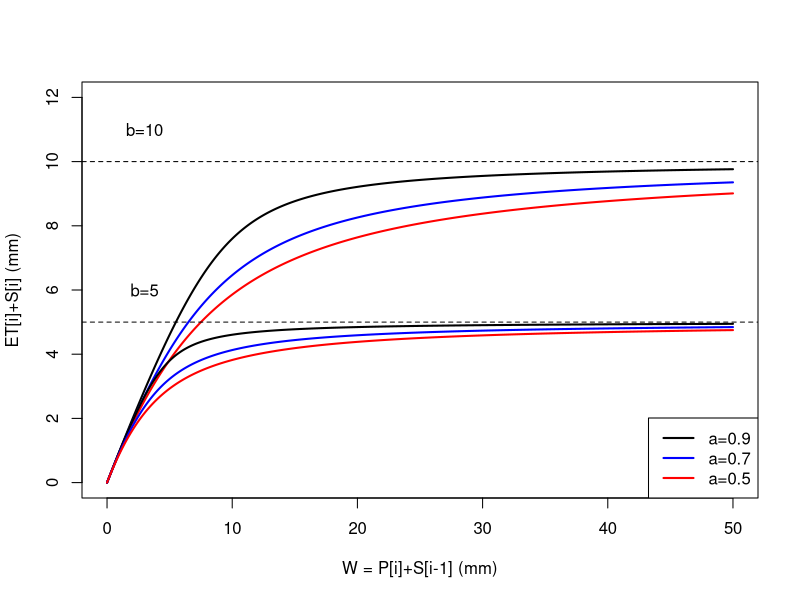
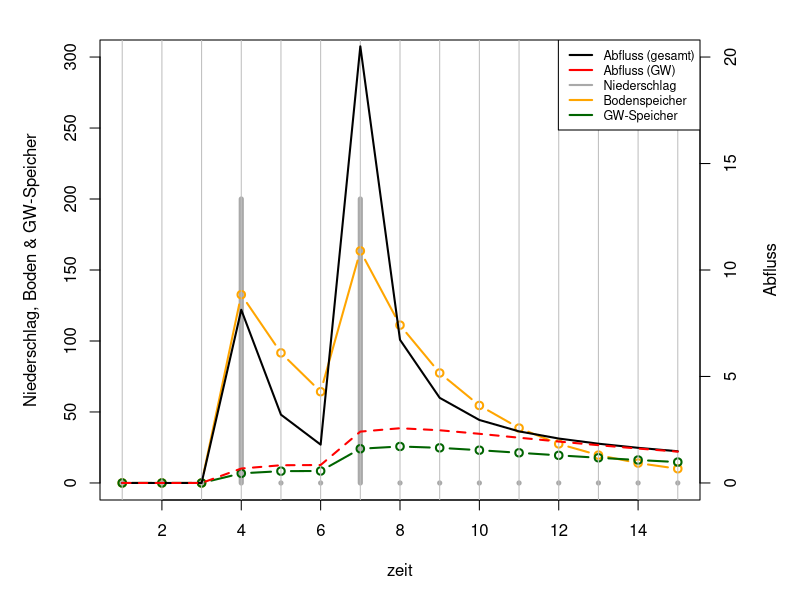

These charts were generated, in order, by the following R code:
# Seminar zu "Einfuehrung in die Modellierung"

# Workspace ausleeren
rm(list = ls())



# ABCD-MODELL
# ----------

# AUFGABE: Entwickle die Funktion Y(W, a, b) und stelle den
#   Einfluss der Parameter a und b auf den Zusammenhang
#   zwischen Y und W graphisch dar.   
Y = function(W, a, b) {
  #<
  out = (W + b)/(2*a) - sqrt( (((W+b)/(2*a))^2 - b*W/a) )
  return(out)  
  #>
}
#   Graphische Darstellung
#<
W = seq(0,50,0.1)
plot(W,  Y(W, 0.9, 10), type="l", lwd=2, 
     xlab="W = P[i]+S[i-1] (mm)", ylab="ET[i]+S[i] (mm)",
     ylim=c(0,12), col="black")
lines(W, Y(W, 0.7, 10), type="l", col="blue",  lwd=2)
lines(W, Y(W, 0.5, 10), type="l", col="red", lwd=2)
abline(h=10, lty="dashed")
text(3, 11,"b=10")
lines(W, Y(W, 0.9, 5), type="l", col="black", lwd=2)
lines(W, Y(W, 0.7, 5), type="l", col="blue", lwd=2)
lines(W, Y(W, 0.5, 5), type="l", col="red", lwd=2)
abline(h=5, lty="dashed", col="black")
text(3, 6,"b=5")
legend("bottomright", 
       legend=c("a=0.9","a=0.7","a=0.5"),
       lwd=2, col=c("black", "blue", "red"))
#>


# Workspace ausleeren
rm(list = ls())


# AUFGABE: Bearbeite die folgenden sechs Aufgaben
#   auf Grundlage der untenstehenden Implementierung
#   des abcd-Modells.
#
#   1. Beschreibe die Argumente der Funktion
#      im Hinblick auf Datentyp und Bedeutung.
#
#   2. Um welchen Datentyp handelt es sich beim 
#      Rueckgabewert der Funktion? Welche Informationen
#      enthaelt dieser Rueckgabewert? (Nutze den "str"-Befehl)
#
#   3. Versuche den Code auf Grundlage der Gleichungen
#      auf Folie #15 zu verstehen. An welchen Stellen werden
#      Bodenfeuchte und Grundwasserspeicher aktualisiert?
#
#   4. Vor der Schleife werden Startwerte fuer S und G gesetzt.
#      Was ist hier das Problem? Was bedeutet das fuer
#      die ersten Zeitschritte?
#
#   5. Unter der abcd-Funktion findest Du Testdaten (P, PET, a, b, c, d)
#      und ein paar Zeilen Code zur Darstellung von Niederschlag,
#      Gesamtabfluss und Basisabfluss. Experimentiere mit P, PET und den
#      Parametern und beschreibe die beobachteten Effekte.
#
#   6. Wie kannst Du ueberpruefen, ob die Massenbilanz des Modells
#      ausgeglichen ist?
           
abcd = function(P, PET, a, b, c, d) {
  # Definiere Dataframe, in den die Ergebnisse geschrieben werden
  dummy = rep(0., length(P))
  out = data.frame(Q=dummy, QD=dummy, QB=dummy, 
                   ET=dummy, S=dummy, G=dummy)
  # Definiere Startwerte fuer Boden- und Grundwasserspeicher
  S = 0.
  G = 0.
  for (i in 1:length(P)) {
    # Verfuegbares Wasser
    W = P[i] + S
    # "Verdunstbares Wasser"
    Y = (W + b)/(2*a) - sqrt( (((W+b)/(2*a))^2 - b*W/a) )
    # Aufteilung von Y zwischen Bodenwasser und ET
    x = exp(-PET[i]/b)
    # Neuer Bodenwasserspeicher
    S = x * Y
    # Evapotranspiration
    ET = (1 - x) * Y
    # Direktabfluss
    QD = (1 - c) * (W-Y)
    # Grundwasserneubildung
    RG = c * (W-Y)
    # Aktualisierung des Grundwasserspeichers
    #  und Berechnung des Basisabflusses
    G = (G + RG) / (1 + d)
    QB = d * G
    # Gesamtabfluss
    Q = QB + QD
    # Schreibe Ergebnisse fuer diesen Zeitschritt in Dataframe
    out[i,] = c(Q, QD, QB, ET, S, G)    
  }
  return(out)
}

# 12 Monate Testdaten fuer Niederschlag (P)
testP = c(0, 0, 0, 200, 0, 0, 200, 0, 0, 0, 0, 0, 0, 0, 0)
# 12 Monate Testdaten fuer PET
testPET = rep(100, length(testP))
# Parameterwerte
a = 0.95 
b = 300
c = 0.5
d = 0.1
# Funktionsaufruf von abcd wird in Ergebnisvariable geschrieben
result = abcd(testP, testPET, a, b, c, d)
# Vektor mit Zeitschritten (hier: einfach Monatsnummern)
zeit = 1:nrow(result)
op = par(mar = c(5,5,2,5))
# Niederschlag
plot(zeit, testP, type="h", lwd=5, ylim=c(0,300),
     col="darkgrey", ylab="Niederschlag, Boden & GW-Speicher")
# Bodenspeicher
lines(zeit, result$S, lwd=2, col="orange", type="b")
# GW-Speicher
lines(zeit, result$G, lwd=2, col="darkgreen", type="b")
#   Vertikale Linien zur besseren Orientierung
abline(v=zeit, col="grey")
#   Sekundaerachse anlegen
par(new = T)
# Gesamtabfluss
plot(zeit, result$Q, type="l", lwd=2, col="black", 
     axes=F, xlab=NA, ylab=NA, ylim=c(0,20))
# Grundwasserabfluss
lines(zeit, result$QB, lwd=2, col="red", type="l", lty="dashed")
#   Sekundaerachse zeichnen
axis(side = 4)
#   Achsenbeschriftung
mtext(side = 4, line = 3, "Abfluss")
#   Legende definieren
legend("topright", 
       legend=c("Abfluss (gesamt)", "Abfluss (GW)", "Niederschlag", 
                "Bodenspeicher", "GW-Speicher"),
       lwd=2, col=c("black","red", "darkgrey", "orange", "darkgreen"), 
       cex=0.75)

# Pruefe Massenbilanz
ET_Q_deltas = sum(result$ET, result$Q, 
                  result$S[nrow(result)], result$G[nrow(result)])
print(paste("P = ", sum(testP)))
print(paste("ET + Q + deltaS + deltaG = ", ET_Q_deltas))
